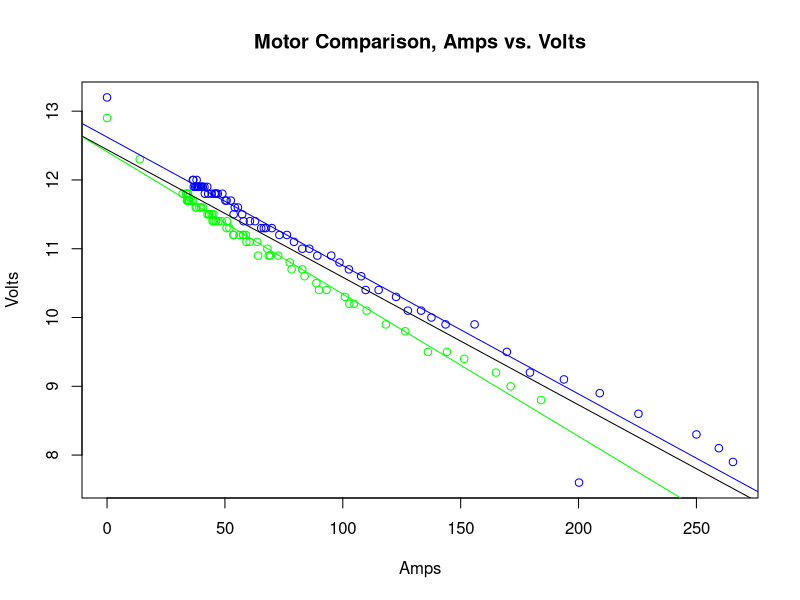

This chart was generated by the following R code: (Note: a time limit stopped this script after it produced the figure.)
#!/usr/bin/env Rscript

removeOutliers <- function(dataset) {
    datasetRemoved = list()

    lsrl = lm(dataset$y ~ dataset$x)

    # Find Residual Statistics
    resMean = mean(lsrl$residuals)
    resSD = sd(lsrl$residuals)
    resZ = (lsrl$residuals - resMean) / resSD

    # Keep Only Points where Residual Z-Score < 3
    datasetRemoved$x = dataset$x[abs(resZ) < 3]
    datasetRemoved$y = dataset$y[abs(resZ) < 3]

    return(datasetRemoved)
}

getOutliers <- function(dataset) {
    datasetOutliers = list()

    lsrl = lm(dataset$y ~ dataset$x)

    # Find Residual Statistics
    resMean = mean(lsrl$residuals)
    resSD = sd(lsrl$residuals)
    resZ = (lsrl$residuals - resMean) / resSD

    # Keep Only Points where Residual Z-Score > 3
    datasetOutliers$x = dataset$x[abs(resZ) > 3]
    datasetOutliers$y = dataset$y[abs(resZ) > 3]

    return(datasetOutliers)
}

removeDuplicates <- function(dataset) {
    datasetRemoved = list()
    datasetRemoved$x = dataset$x[c(TRUE, diff(dataset$x) != 0)]
    datasetRemoved$y = dataset$y[c(TRUE, diff(dataset$x) != 0)]
    return(datasetRemoved)
}

# Datasets
dataA = list()
dataB = list()
dataAB = list()

# Read Files
dataAfile = read.csv("data/4cim.csv", header = TRUE)
dataBfile = read.csv("data/4minicim.csv", header = TRUE)

# Assign to Datasets
dataA$x = dataAfile$TOTAL.AMP
dataA$y = dataAfile$VOLT
dataB$x = dataBfile$TOTAL.AMP
dataB$y = dataBfile$VOLT

# Filter Outliers (optional)
dataA = removeOutliers(dataA)
dataB = removeOutliers(dataB)

# Remove Duplicate Current Readings (optional)
dataA = removeDuplicates(dataA)
dataB = removeDuplicates(dataB)

# Find combined data set
dataAB$x = c(dataA$x, dataB$x)
dataAB$y = c(dataA$y, dataB$y)

# TODO correlation coefficient for each dataset?
# TODO display LSRL for each set?
# TODO keep original dataset, plot outliers

# Plot Datasets (optional)
x11()
plot(dataA$x, dataA$y, main="Motor Comparison, Amps vs. Volts", xlab="Amps", ylab="Volts", col="blue")
points(dataB$x, dataB$y, col="green")
abline(lm(dataA$y ~ dataA$x), col="blue")
abline(lm(dataB$y ~ dataB$x), col="green")
abline(lm(dataAB$y ~ dataAB$x), col="black")

# TODO avoid recomputing Linear Models, store in dataA$lm? Also store dataA$residuals? (Or just dataA$lm$residuals)

# Find SSRs
dataA$ssr = sum(resid(lm(dataA$y ~ dataA$x)) ^ 2)
dataB$ssr = sum(resid(lm(dataB$y ~ dataB$x)) ^ 2)
dataAB$ssr = sum(resid(lm(dataAB$y ~ dataAB$x)) ^ 2)

# Do Chow Test to find F statistic
k = 3
df = length(dataA$x) + length(dataB$x) - (2 * k)

fstat = ((dataAB$ssr - (dataA$ssr + dataB$ssr)) / k) / ((dataA$ssr + dataB$ssr) / (df))
pval = pf(fstat, k, df)

# Print Info
cat("SSR A:", dataA$ssr, "\n")
cat("SSR B:", dataB$ssr, "\n")
cat("SSR AB:", dataAB$ssr, "\n")
cat("k:", k, "\n")
cat("df:", df, "\n")
cat("F:", fstat, "\n")
cat("P-Value:", pval, "\n")

Sys.sleep(1000)
#readline(prompt="Press [enter] to quit")
